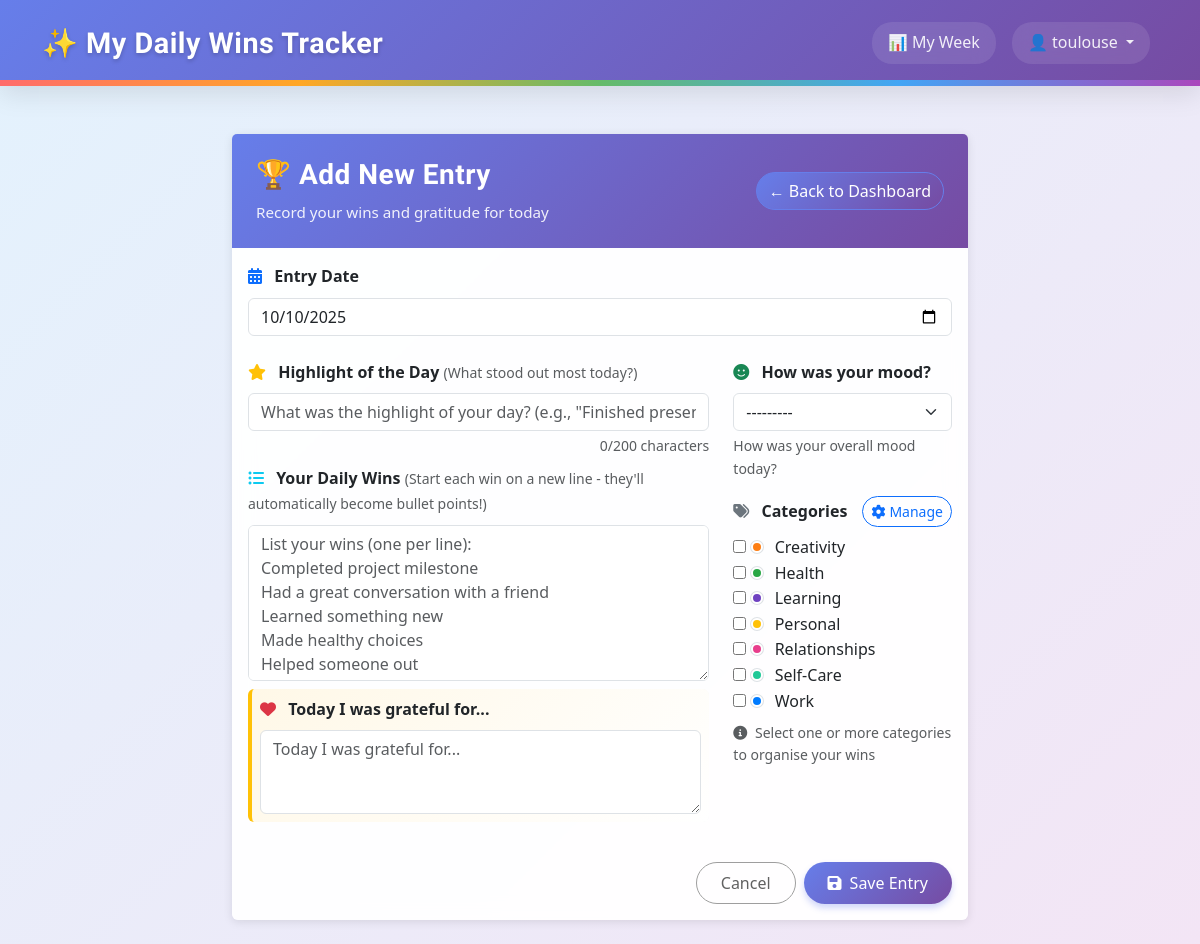
Screenshot of /entries/new/ (signed in) with the database file from the repository.
### tracker/models.py (models this page shows, shortened)
class Category(models.Model):
    user = models.ForeignKey(User, on_delete=models.CASCADE, related_name='categories')
    name = models.CharField(max_length=100)
    color = models.CharField(
        max_length=7,
        default='#007bff',  # Bootstrap blue
        validators=[
            RegexValidator(
                regex='^#[0-9A-Fa-f]{6}$',
                message='Color must be a valid hex code (e.g., #007bff)'
            )
        ]
    )
    description = models.TextField(blank=True)  # Optional notes
    date_created = models.DateTimeField(auto_now_add=True)
    class Meta:
        verbose_name_plural = "Categories"
        ordering = ['name']
        constraints = [
            UniqueConstraint(
                Lower('name'), 'user',
                name='unique_category_name_per_user',
                violation_error_message='You already have a category with this name (case-insensitive).'
            )
        ]
        indexes = [
            models.Index(fields=['user', 'name']),
            Index(Lower('name'), name='idx_category_lower_name'),  # Functional index for case-insensitive lookups
        ]

### tracker/views.py (the view)
# urls.py: path("entries/new/", views.entry_create, name="entry_create"),
@login_required
def entry_create(request):
    entry_type = request.GET.get('type', 'win')  # Default to win for display
    date_param = request.GET.get('date', None)
    initial_date = None
    if date_param:
        try:
            initial_date = datetime.strptime(date_param, '%Y-%m-%d').date()
        except ValueError:
            initial_date = date.today()
    if request.method == 'POST':
        form = EntryForm(request.POST, user=request.user)
        if form.is_valid():
            entry_date = form.cleaned_data.get('entry_date')
            try:
                existing_entry = Entry.objects.get(user=request.user, entry_date=entry_date)
                messages.info(request, f'An entry already exists for {entry_date.strftime("%B %d, %Y")}. Redirecting to edit it.')
                return redirect('entry_edit', pk=existing_entry.pk)
            except Entry.DoesNotExist:
                entry = form.save()
                messages.success(
                    request,
                    '🎉 Your daily entry has been saved!'
                )
                return redirect('weekly_dashboard')
    else:
        if initial_date:
            try:
                existing_entry = Entry.objects.get(user=request.user, entry_date=initial_date)
                messages.info(request, f'An entry already exists for {initial_date.strftime("%B %d, %Y")}. Redirecting to edit it.')
                return redirect('entry_edit', pk=existing_entry.pk)
            except Entry.DoesNotExist:
                form = EntryForm(user=request.user, initial={'entry_date': initial_date})
        else:
            form = EntryForm(user=request.user)
    context = {
        'form': form,
        'entry_type': entry_type,
        'is_editing': False,
    }
    return render(request, 'tracker/entry_form.html', context)

### templates/tracker/entry_form.html (shortened to what this page needs)
{% extends "base.html" %}
{% load widget_tweaks %}
{% load win_filters %}
{% load static %}
{% block extra_css %}
<link rel="stylesheet" href="{% static 'css/forms.css' %}">
{% endblock %}
{% block content %}
<div class="row justify-content-center">
    <div class="col-lg-8">
        <div class="card">
            <div class="card-header" style="
                background: linear-gradient(135deg, #667eea 0%, #764ba2 100%);
                color: white;
                border: none;
                padding: 1.5rem;
            ">
                <div class="d-flex justify-content-between align-items-center">
                    <div>
                        {% if is_editing %}
                            <h3 style="color: white; margin-bottom: 0.5rem; font-weight: 600;">✏️ Edit Your Entry</h3>
                            <p class="mb-0" style="color: rgba(255, 255, 255, 0.9); font-size: 0.95rem;">Update your entry details</p>
                        {% else %}
                            <h3 style="color: white; margin-bottom: 0.5rem; font-weight: 600;">🏆 Add New Entry</h3>
                            <p class="mb-0" style="color: rgba(255, 255, 255, 0.9); font-size: 0.95rem;">Record your wins and gratitude for today</p>
                        {% endif %}
                    </div>
                    <div>
                        <a href="{% url 'dashboard' %}" class="btn btn-outline-primary" style="
                            background: linear-gradient(135deg, #667eea 0%, #764ba2 100%);
                            border-color: #667eea;
                            color: white;
                            transition: all 0.3s ease;
                        " onmouseover="this.style.background='rgba(255, 255, 255, 0.95)'; this.style.color='#667eea'; this.style.borderColor='#667eea';"
                           onmouseout="this.style.background='linear-gradient(135deg, #667eea 0%, #764ba2 100%)'; this.style.color='white'; this.style.borderColor='#667eea';">
                            ← Back to Dashboard
                        </a>
                    </div>
                </div>
            </div>
            <div class="card-body">
                <form method="post" novalidate>
                    <div class="mb-4">
                        <label for="{{ form.entry_date.id_for_label }}" class="form-label">
                            <i class="fas fa-calendar-alt text-primary me-2"></i>
                            <strong>Entry Date</strong>
                        </label>
                        {{ form.entry_date }}
                    </div>
                    <div class="row">
                        <div class="col-md-8">
                            <div class="mb-2">
                                <label for="{{ form.title.id_for_label }}" class="form-label">
                                    <i class="fas fa-star text-warning me-2"></i>
                                    <strong>Highlight of the Day</strong>
                                    <small class="text-muted">(What stood out most today?)</small>
                                </label>
                                {{ form.title }}
                            </div>
                            <div class="mb-2">
                                <label for="{{ form.content.id_for_label }}" class="form-label">
                                    <i class="fas fa-list-ul text-info me-2"></i>
                                    <strong>Your Daily Wins</strong>
                                    <small class="text-muted">(Start each win on a new line - they'll automatically become bullet points!)</small>
                                </label>
                                {{ form.content }}
                            </div>
                            <div class="mb-3">
                                <div class="gratitude-section p-2 bg-light rounded">
                                    <label for="{{ form.gratitude_text.id_for_label }}" class="form-label">
                                        <i class="fas fa-heart text-danger me-2"></i>
                                        <strong>Today I was grateful for...</strong>
                                    </label>
                                    {{ form.gratitude_text }}
                                </div>
                            </div>
                        </div>
                        <div class="col-md-4">
                            <div class="mb-3">
                                <label for="{{ form.mood_rating.id_for_label }}" class="form-label">
                                    <i class="fas fa-smile text-success me-2"></i>
                                    <strong>How was your mood?</strong>
                                </label>
                                {{ form.mood_rating }}
                                {% if form.mood_rating.help_text %}
                                    <div class="form-text">{{ form.mood_rating.help_text }}</div>
                                {% endif %}
                            </div>
                            <div class="mb-3">
                                <div class="d-flex justify-content-between align-items-center mb-2">
                                    <label class="form-label mb-0">
                                        <i class="fas fa-tags text-secondary me-2"></i>
                                        <strong>Categories</strong>
                                    </label>
                                    <a href="{% url 'category_list' %}" class="btn btn-outline-primary btn-sm" style="white-space: nowrap;">
                                        <i class="fas fa-cog me-1"></i>Manage
                                    </a>
                                </div>
                                <div class="category-checkboxes-custom">
                                    {% for category in form.categories.field.queryset %}
                                    <div class="category-item">
                                        <input
                                            type="checkbox"
                                            id="category_{{ category.id }}"
                                            name="categories"
                                            value="{{ category.id }}"
                                            class="category-checkbox">
                                        <label for="category_{{ category.id }}" class="category-label">
                                            <span class="category-color-dot" style="background-color: {{ category.color }};"></span>
                                            {{ category.name }}
                                        </label>
                                    </div>
                                    {% empty %}
                                    <div class="no-categories-message">
                                        <i class="fas fa-info-circle text-muted me-2"></i>
                                        <span class="text-muted">No categories yet. Click "Manage" to create some!</span>
                                    </div>
                                    {% endfor %}
                                </div>
                                <div class="text-muted small mt-2">
                                    <i class="fas fa-info-circle me-1"></i>
                                    Select one or more categories to organise your wins
                                </div>
                            </div>
                        </div>
                    </div>
                    <div class="d-grid gap-2 d-md-flex justify-content-md-end mt-4">
                        <a href="{% if is_editing %}{% url 'entry_detail' entry.pk %}{% else %}{% url 'dashboard' %}{% endif %}"
                           class="btn btn-outline-secondary" style="
                               border-color: #9e9e9e;
                               color: #616161;
                               padding: 0.5rem 1.5rem;
                               transition: all 0.3s ease;
                           " onmouseover="this.style.background='#f5f5f5'; this.style.borderColor='#757575';"
                              onmouseout="this.style.background='transparent'; this.style.borderColor='#9e9e9e';">
                            Cancel
                        </a>
                        <button type="submit" class="btn btn-primary" style="
                            background: linear-gradient(135deg, #667eea 0%, #764ba2 100%);
                            border: none;
                            color: white;
                            padding: 0.5rem 1.5rem;
                            font-weight: 500;
                            box-shadow: 0 4px 6px rgba(102, 126, 234, 0.3);
                            transition: all 0.3s ease;
                        " onmouseover="this.style.transform='translateY(-2px)'; this.style.boxShadow='0 6px 12px rgba(102, 126, 234, 0.4)';"
                           onmouseout="this.style.transform='translateY(0)'; this.style.boxShadow='0 4px 6px rgba(102, 126, 234, 0.3)';">
                            {% if is_editing %}
                                <i class="fas fa-save me-2"></i>Update Entry
                            {% else %}
                                <i class="fas fa-save me-2"></i>Save Entry
                            {% endif %}
                        </button>
                    </div>
                </form>
            </div>
        </div>
    </div>
</div>
{% endblock %}

### templates/base.html (shortened to what this page needs)
{% load static %}
{% load widget_tweaks %}
<!doctype html>
<html lang="en">
<head>
    <link href="https://cdn.jsdelivr.net/npm/bootstrap@5.3.0/dist/css/bootstrap.min.css" rel="stylesheet">
    <link rel="stylesheet" href="https://cdnjs.cloudflare.com/ajax/libs/font-awesome/6.0.0/css/all.min.css">
    <link rel="stylesheet" href="{% static 'css/base.css' %}">
    {% block extra_css %}{% endblock %}
</head>
<body class="{% if request.resolver_match.url_name == 'home' %}homepage{% else %}app-page{% endif %}">
    <nav class="navbar navbar-expand-lg navbar-dark custom-navbar">
        <div class="container">
            <a class="navbar-brand d-flex align-items-center" href="{% url 'home' %}">
                ✨ My Daily Wins Tracker
            </a>
            <div class="collapse navbar-collapse" id="navbarNav">
                <ul class="navbar-nav ms-auto">
                    {% if user.is_authenticated %}
                        <li class="nav-item">
                            <a class="nav-link" href="{% url 'weekly_dashboard' %}">
                                📊 My Week
                            </a>
                        </li>
                        <li class="nav-item dropdown">
                            <a class="nav-link dropdown-toggle" href="#" id="navbarDropdown" role="button" data-bs-toggle="dropdown">
                                👤 {{ user.username }}
                            </a>
                        </li>
                    {% endif %}
                </ul>
            </div>
        </div>
    </nav>
    <div class="container mt-5 flex-grow-1">
        {% block content %}{% endblock %}
</body>
</html>

### static/css/base.css (style rules this page uses)
body { font-family: 'Segoe UI', Tahoma, Geneva, Verdana, sans-serif; line-height: 1.6; min-height: 100vh; display: flex; flex-direction: column; margin: 0; padding: 0; }
body.app-page { background: linear-gradient(135deg, #e3f2fd 0%, #f3e5f5 25%, #e8f5e8 50%, #fff3e0 75%, #e3f2fd 100%); background-size: 400% 400%; animation: gradientShift 25s ease infinite; }
.card { background: rgba(255, 255, 255, 0.95); backdrop-filter: blur(10px); border: 1px solid rgba(255, 255, 255, 0.2); box-shadow: 0 8px 32px rgba(0, 0, 0, 0.15); }
h1, h2, h3, h4, h5, h6, .h1, .h2, .h3, .h4, .h5, .h6 { font-family: 'Comfortaa', cursive; font-weight: 600; letter-spacing: 0.5px; }
.navbar-brand { font-weight: bold; font-size: 1.5rem; }
.card { border: none; box-shadow: 0 2px 10px rgba(0,0,0,0.1); margin-bottom: 1.5rem; }
.btn { border-radius: 25px; font-weight: 500; }
.custom-navbar { background: linear-gradient(135deg, #667eea 0%, #764ba2 100%) !important; box-shadow: 0 8px 25px rgba(0,0,0,0.1); margin-bottom: 0; padding: 15px 0; position: relative; }
.custom-navbar::after { content: ''; position: absolute; bottom: 0; left: 0; right: 0; height: 6px; background: linear-gradient(90deg, #ff6b6b, #ffa726, #66bb6a, #42a5f5, #ab47bc); }
.navbar-brand { font-family: 'Comfortaa', cursive; font-weight: 700; font-size: 1.8rem; color: white !important; text-shadow: 0 2px 4px rgba(0,0,0,0.2); transition: all 0.3s ease; letter-spacing: 0.5px; }
.navbar-nav .nav-link { color: rgba(255,255,255,0.9) !important; font-weight: 500; margin: 0 8px; padding: 8px 16px !important; border-radius: 20px; transition: all 0.3s ease; background: rgba(255,255,255,0.1); backdrop-filter: blur(10px); }

### static/css/forms.css (style rules this page uses)
.category-color-dot { width: 12px; height: 12px; border-radius: 50%; display: inline-block; border: 2px solid white; box-shadow: 0 0 0 1px #dee2e6; margin-right: 8px; }
.gratitude-section { border-left: 4px solid #ffc107; background: linear-gradient(135deg, #fff8e7 0%, #ffffff 100%); }

### rows the page displays
Category: name "Creativity"
Category: name "Health"
Category: name "Learning"
Category: name "Personal"
Category: name "Relationships"
Category: name "Self-Care"
Category: name "Work"

### other values shown
{{ user.username }} "toulouse"
